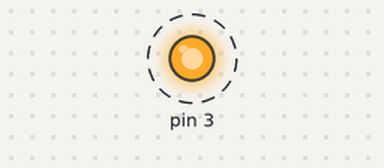
This sketch was run on a simulated Arduino Uno, built with avr-gcc and run on an emulated ATmega328P. On the bench: output pins drawn as LEDs (lit = HIGH). Dashed ring = blinking. What the sketch prints to the serial monitor is not drawn.

Above: at 0.2 s.
Timing chart, 0 to 3.0 s (numbered marks = the images above):
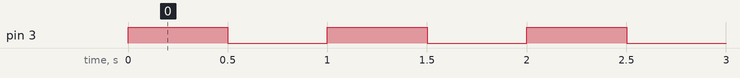

The sketch:

register_practice.ino
```cpp
void setup() {
  // put your setup code here, to run once:
  DDRD |= (0B00000001 << PD3);
  Serial.begin(9600);
  /*
  どこかに「#define PD3 3」とあるハズ
  DDRD : ピンが入力なのか出力なのかを決めるレジスタ
  ピンはB、C、Dで3グループ(1グループあたり7~8ピン)あり、Bグループの3番のピンは回路図ではPB3のようにあらわされる。
  (ピンの番号付けは0から始まり、最下位のビットは第0ビットになっていることに注意！)
  DDRDはDグループのピンが入力か出力かを決める変数で、第nビットが1になっていればDグループのn番ピンを出力、0になっていればDグループのn番ピンを入力に設定する

  1 << PD3 :
  00000001 << 3  はビットを左に3個移動させるので、00001000になる

  |= :
  DDRDの各ビットと論理和を取ってその結果を代入する
  論理和の性質 : 0|0=0, 1|0=1, 0|1=1, 1|1=1となるが、x|0=x(そのまま), x|1=1(必ず1)である.
  特定ビットに1を立てたいときは立てたいビットにのみ1を立てたものと論理和を計算すればよい.
  逆に特定ビットを0にしたい場合、0にしたいビットを0にしたものと論理積を計算すればよい.
  これは「x&0 = 0(必ず0), x&1 = x(そのまま)」であることからわかる.
               DDRD : x x x x x x x x
           1 << PD3 : 0 0 0 0 1 0 0 0
  DDRD | (1 << PD3) : x x x x 1 x x x
  DDRDの初期値にかかわらず第3ビット(一番右が第0ビットであることに注意)のみ1となり、
  そのほかのビットは初期値のままにしておく.
  DDRD = 1 << PD3と代入しないのはPD3以外のピン設定を変えたくないためである.
  (ほかの行で他のピンを出力していたとすると、そのピンを入力設定にしてしまう)

  これで「pinMode(3, OUTPUT);」を実行したことになる
  */
}

void loop() {
  // put your main code here, to run repeatedly:
  PORTD ^= (0B00000001 << PD3);
  Serial.println(PORTD, BIN);
  /*
  PORTDはDグループのピンの出力がHIGHなのかLOWなのかを決めるレジスタである。
  ただし、出力を制御できるのはDDRDで出力に設定されているピンのみである。
  PORTDの第nビットを1にしておくとDグループのn番ピンの出力がHIGHとなり、0にしておくとDグループのn番ピンの出力がLOWとなる。

  ^=:
  各ビットで排他的論理和を取ったのちに代入する
  0^0 = 0, 1^0 = 1, 0^1 = 1, 1^1 = 0なので、?^0 = ?(元のまま), ?^1 = ~?(反転)となる
                PORTD :  ?  ?  ?  ?  ?  ?  ?  ?
             1 << PD3 :  0  0  0  0  1  0  0  0
   PORTD ^ (1 << PD3) :  ?  ?  ?  ? ~?  ?  ?  ?
  このため、PORTDの第3ビットだけを反転させることができ、点滅になる
  */
  delay(500);
  /*delay(unsigned int ms)関数の実装
  void delay(unsigned int ms){
    uint_32_t start = micros();
    //開始時刻の取得(マイクロ秒単位):micros()ではプログラム開始から何マイクロ秒が経過したかを測っておく
    while(ms > 0){
      yield();
      //ほかのタスクにCPUを譲る関数だが、atmega328では何もしていない
      //1000マイクロ秒経過ごとにmsをデクリメントする:「(現在時間)-(開始時間)>=1000マイクロ秒(=1ミリ秒)」ならデクリメント
      while(ms > 0 && (micros() - start) >= 1000){
        ms --;
        start += 1000;
      }
    }
  }

  micros()の実装
  unsigned long micros() {
    unsigned long m;
    uint8_t oldSREG = SREG, t;
    //SREG : マイコンの状態を保持するレジスタ
    //SREGで割り込みの許可を制御しているため、それをいったん記録しておく

    cli();//割り込み禁止
    m = timer0_overflow_count;
    //timer0_overflow_count:後述のTCNT0がオーバーフローした回数を記録する.
    //TCNT0がオーバーフローするごとに割り込みでインクリメントされる.

    t = TCNT0;
    //TCNT0:64クロックごとに1ずつインクリメントされる変数
    //256になるとオーバーフローして0に戻される.
    //TCNT0がオーバーフローするまでにかかるクロック数は(256*64)=16384クロック
    //クロックは16MHzなので、1秒は16000000(1600万)クロック
    //TCNT0のオーバーフローには16384/16000000秒=1024/1000000(秒)=1024(マイクロ秒)かかる.

    //オーバーフロー時に監視も割り込みである.
    //mやtの値を取得する前にcli()で割り込みを禁止したので、mとtの値を取得する間にオーバーフローが起きたが、割り込みが起きていない可能性があるのでその補正を行う
    //オーバーフローが起きたかはTIFR0というレジスタのTOV0ビットで管理されているので、そこのビットが立っていれば割り込みが発生していることになる
    if ((TIFR0 & _BV(TOV0)) && (t < 255)){
      m ++;
    }

    SREG = oldSREG;
    //cli()で割り込みの禁止・許可をいじったので、これを実行前の状態に戻す
    //経過時間の計算：
    //m << 8 = m * 2^8 = m * 256である. (<<8は10進数で言えば12300000000=123*100000000のように「末尾に0を8個追加すれば10^8倍にしたことになる」のと同じ)
    //mはTCNT0がオーバーフローした回数なので、TCNT0がオーバーフローしないと仮定した場合、TCNT0は(m * 256 + t)カウントとなっているはずである.
    //TCNTの1カウントが64クロックであり、1マイクロ秒あたりのクロック数はclockCyclesPerMicrosecond()で得られるので、
    return ((m << 8) + t) * (64 / clockCyclesPerMicrosecond());
  }

  */
}
```

Measured:
- by itself, pin 3: alternates HIGH for 0.50 s and LOW for 0.50 s
